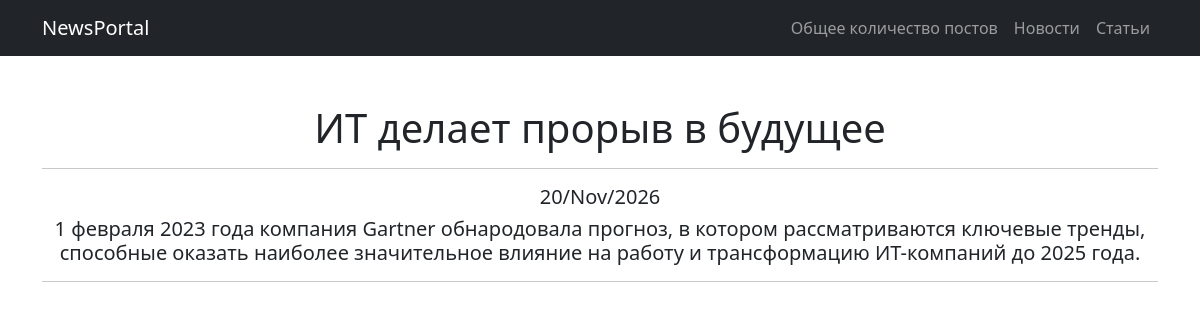
The page /articles/2 on the database its author committed.
### news/models.py (models this page shows, shortened)
class Post(models.Model):
    article = 'AT'
    news = 'NW'
    TYPE = [(article, 'Статья'), (news, 'Новость')]
    many_author = models.ForeignKey(Author, on_delete=models.CASCADE)
    article_or_news = models.CharField(max_length=2, choices=TYPE, default=article)
    datetime = models.DateTimeField(auto_now_add=True)
    many_category = models.ManyToManyField(Category, through="PostCategory")
    header = models.CharField(max_length=150)
    text = models.TextField()
    rating = models.SmallIntegerField(default=0)

### news/views.py (the view)
# urls.py: path('articles/<int:pk>', ArticleDetail.as_view()),
class ArticleDetail(DetailView):
    model = Post
    template_name = 'flatpages/article.html'
    context_object_name = 'article'

### news/templatetags/custom_filter2.py (called while the page is built)
@register.filter()
def post_time(date, format_string='%d/%b/%Y'):
    return date.utcnow().strftime(format_string)

### news/templatetags/custom_filter3.py (called while the page is built)
@register.filter()
def censor(value):
    finder = value.split()
    for _ in finder:
        if isinstance(_, str):
            if _.lower().replace(".", "").replace(",", "").replace(";", "").replace(":", "") in censor_words:
                finder[finder.index(_)] = (_[0] + len(_[1:]) * "*")
            else:
                continue
        else:
            continue
    return " ".join(finder)

### templates/flatpages/article.html (shortened to what this page needs)
{% extends 'flatpages/index.html' %}
{% load custom_filter2 %}
{% load custom_filter3 %}
{% block content %}
    {% if article.article_or_news == "AT" %}
        <h1>{{ article.header|censor }}</h1>
        <hr>
        <h5>{{ article.datetime|post_time }}</h5>
        <h5>{{ article.text|censor }}</h5>
        <hr>
    {% else %}
        <h2>Нет статей (👉ﾟヮﾟ)👉</h2>
    {% endif %}
{% endblock content %}

### rows shown on the page
Post: header|censor "ИТ делает прорыв в будущее", datetime|post_time "20/Nov/2026", text|censor "1 февраля 2023 года компания Gartner обнародовала прогноз, в котором рассматриваются ключевые тренды, способные оказать наиболее значительное влияние на работу и трансформацию ИТ-компаний до 2025 года."
